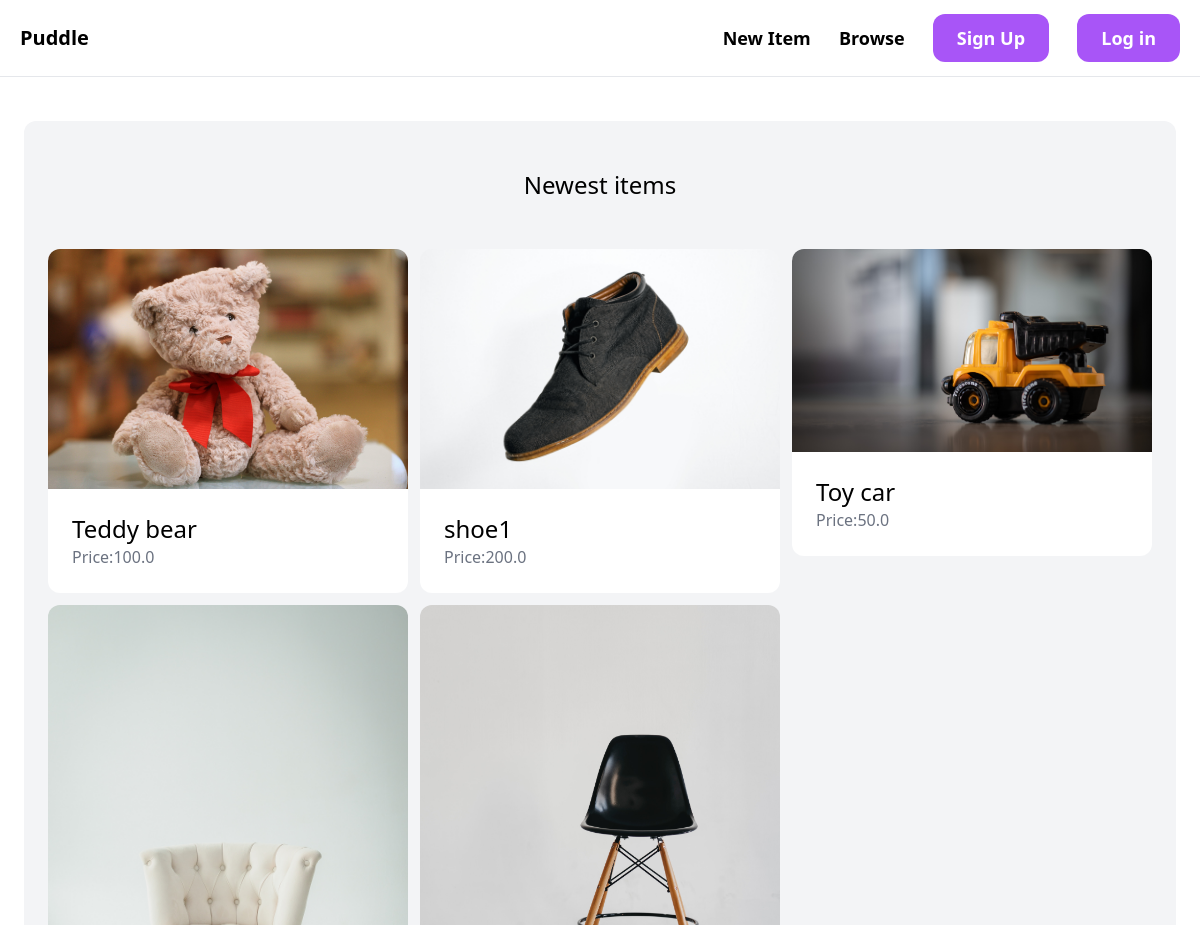
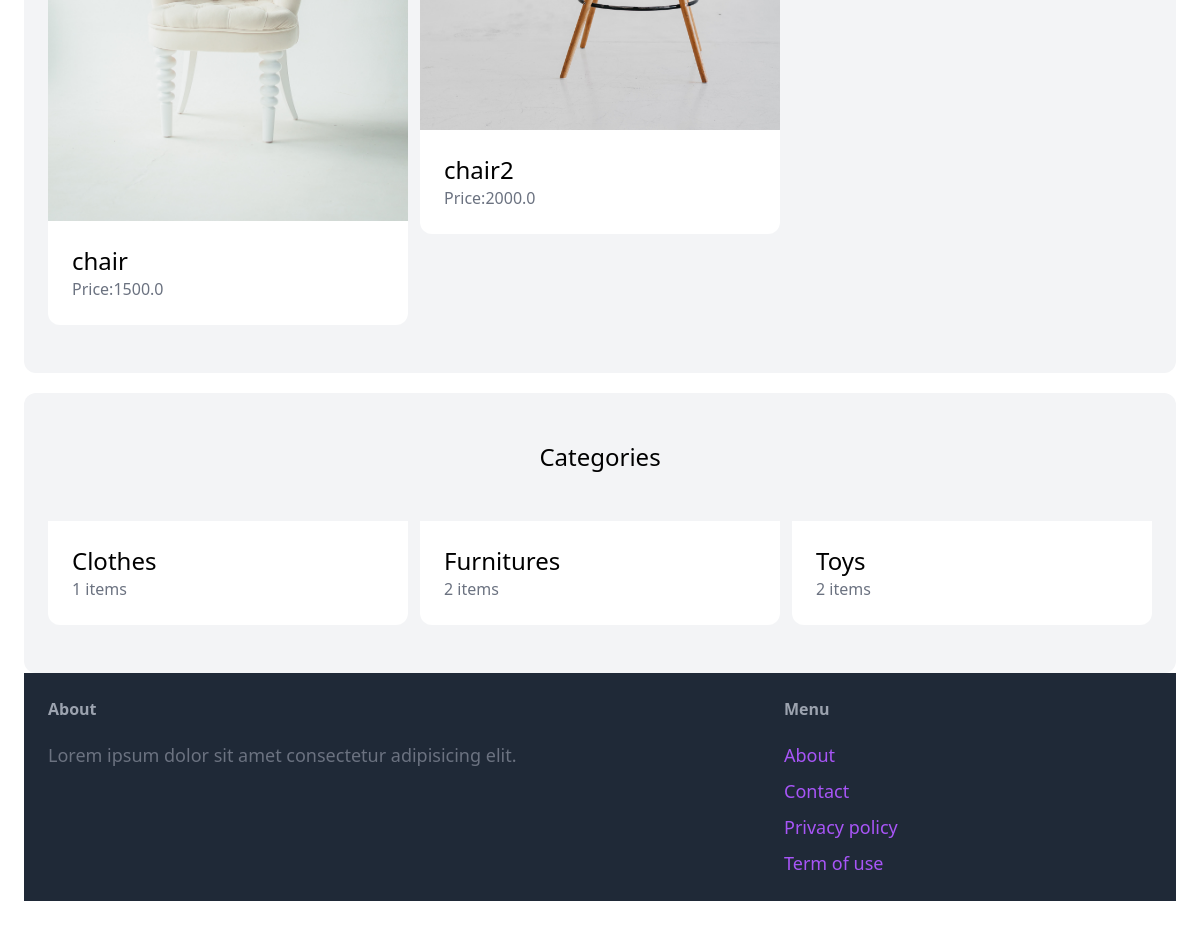
The page / on the database its author committed (2 pictures, top to bottom).
### items/models.py (models this page shows, shortened)
class Item (models.Model):
    category=models.ForeignKey(category,related_name='items',on_delete=models.CASCADE)
    name=models.CharField(max_length=255)
    description=models.TextField(blank=True,null=True)
    price=models.FloatField()
    image=models.ImageField(upload_to='items_images',blank=True,null=True)
    is_sold=models.BooleanField(default=False)
    created_by=models.ForeignKey(User,related_name='items',on_delete=models.CASCADE)
    created_at=models.DateTimeField(auto_now_add=True)

class category(models.Model):
    name=models.CharField(max_length=255)
    class Meta:
        ordering=('name',)
        verbose_name_plural='categories'

### core/views.py (the view)
# urls.py: path('',views.index,name='index'),
def index(request):
    items=Item.objects.filter(is_sold=False)[0:6]
    categories=category.objects.all()
    return render(request,'core/index.html',{
        'categories':categories,
        'items':items,
    })

### core/templates/core/index.html (shortened to what this page needs)
{% extends "core/base.html" %}
{% block content %}
<div class="mt-5 px-6 py-12 bg-gray-100 rounded-xl">
    <h2 class="mb-12 text-2xl text-center">Newest items</h2>
    <div class="grid grid-cols-3 gap-3">
        {%for item in items%}
        <div>
            <a href="{% url 'item:detail' item.id %}">
                <div>
                    <img src="{{item.image.url}}"class="rounded-t-xl" alt="">
                </div>
                <div class="p-6 bg-white rounded-b-xl">
                    <h2 class="text-2xl">{{item.name}}</h2>
                    <p class="text-gray-500">Price:{{item.price}}</p>
                </div>
            </a>
        </div>
    {% endfor %}
    </div>
</div>
<div class="mt-5 px-6 py-12 bg-gray-100 rounded-xl">
    <h2 class="mb-12 text-2xl text-center">Categories</h2>
    <div class="grid grid-cols-3 gap-3">
        {% for category  in categories %}
        <div>
            <a href="#">
                <div class="p-6 bg-white rounded-b-xl">
                    <h2 class="text-2xl">{{category.name}}</h2>
                    <p class="text-gray-500">{{category.items.count}} items</p>
                </div>
            </a>
        </div>
        {% endfor %}
    </div>
{% endblock content %}

### core/templates/core/base.html (shortened to what this page needs)
{% load static tailwind_tags %}
<!DOCTYPE html>
<html lang="en">
<head>
   <script src="https://cdn.tailwindcss.com"></script>
   {% tailwind_css %}
</head>
<body>
    <nav class="py-6 px-5 flex justify-between items-center border-b border-gray-200 font-extrabold"><a href="/" class="text-xl front-semibold">Puddle</a>
    <div class="space-x-6">
        <a href="{% url 'item:new' %}" class="text-lg font-semibold hover:text-gray-500">New Item</a>
        <a href="{% url 'item:items' %}" class="text-lg font-semibold hover:text-gray-500">Browse</a>
        {%if request.user.is_authenticated%}
        <a href="#" class="px-6 py-3 text-lg font-semibold bg-purple-500 text-white rounded-xl hover:bg-purple-700">Inbox</a>
        <a href="{% url 'dashboard:index' %}" class="px-6 py-3 text-lg font-semibold bg-purple-500 text-white rounded-xl hover:bg-purple-700">Dashboard</a>
        {% else %}
        <a href="{% url 'core:signup' %}" class="px-6 py-3 text-lg font-semibold bg-purple-500 text-white rounded-xl hover:bg-purple-700">Sign Up</a>
        <a href="{% url 'core:login' %}" class="px-6 py-3 text-lg font-semibold bg-purple-500 text-white rounded-xl hover:bg-purple-700">Log in</a>
        {% endif %}
    </div>
    </nav>
    <div class="px-6 py-6">
      {% block content %}
      {% endblock content %}
    </div>
    <footer class="py-6 px-6 flex justify-between bg-gray-800">
        <div class="w-2/3 pr-10">
            <h3 class="mb-5 font-semibold text-gray-400">About</h3>
            <p class="text-lg text-gray-500">Lorem ipsum dolor sit amet consectetur adipisicing elit.</p>
        </div>
        <div class="w-1/3">
            <h3 class="mb-5 font-semibold text-gray-400">Menu</h3>
            <ul class="space-y-2">
                <li><a href="#" class="text-lg text-purple-500 hover:text-purple-700">About</a></li>
                <li><a href="{%url 'core:contact'%}" class="text-lg text-purple-500 hover:text-purple-700">Contact</a></li>
                <li><a href="#" class="text-lg text-purple-500 hover:text-purple-700">Privacy policy</a></li>
                <li><a href="#" class="text-lg text-purple-500 hover:text-purple-700">Term of use</a></li>
            </ul>
        </div>
    </footer>
</body>
</html>

### rows shown on the page
Item: image (picture), name "Teddy bear", price "100.0"
Item: image (picture), name "shoe1", price "200.0"
Item: image (picture), name "Toy car", price "50.0"
Item: image (picture), name "chair", price "1500.0"
Item: image (picture), name "chair2", price "2000.0"
category: name "Clothes", items.count "1"
category: name "Furnitures", items.count "2"
category: name "Toys", items.count "2"
